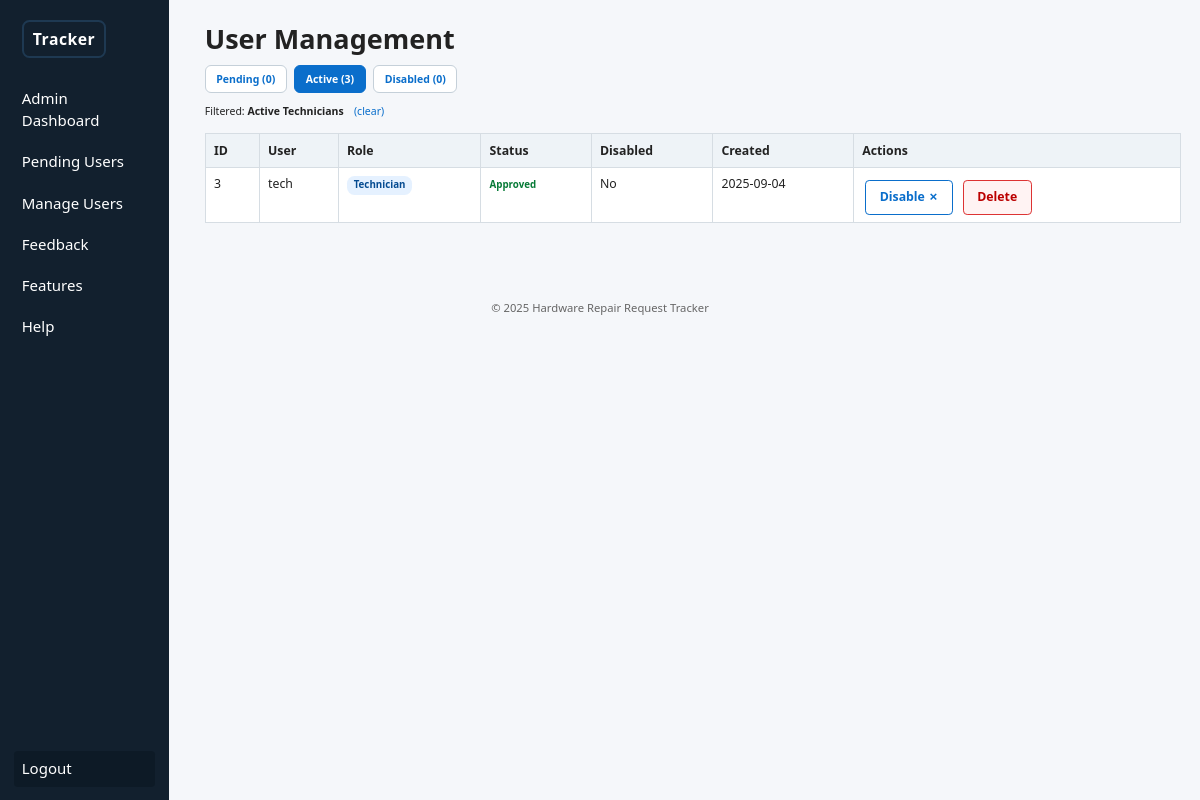
The app's page /admin/users_manage.php?filter=active_techs (signed in) with its own data.
### tables this page shows
CREATE TABLE users (
  user_id INT AUTO_INCREMENT PRIMARY KEY,
  username VARCHAR(50) NOT NULL UNIQUE,
  password VARCHAR(255) NOT NULL,
  role ENUM('admin','user','technician') NOT NULL DEFAULT 'user',
  status ENUM('pending','approved','rejected') NOT NULL DEFAULT 'pending',
  is_disabled TINYINT(1) NOT NULL DEFAULT 0,
  created_at TIMESTAMP DEFAULT CURRENT_TIMESTAMP
);

### admin/users_manage.php (the view, shortened to what this page needs)
<?php require_once __DIR__ . '/../config.php';
require_once __DIR__ . '/../db.php';
$tab = $_GET['tab'] ?? 'active';
$roleFilter = null;
if (isset($_GET['filter'])) {
  if ($_GET['filter'] === 'active_customers') {
    $tab = 'active';
    $roleFilter = 'user';
  } elseif ($_GET['filter'] === 'active_techs') {
    $tab = 'active';
    $roleFilter = 'technician';
  }
}
$baseQuery = "SELECT user_id,username,role,status,is_disabled,created_at FROM users";
switch ($tab) {
  default:
    $q = $baseQuery . " WHERE status='approved' AND (is_disabled=0 OR is_disabled IS NULL)";
    if ($roleFilter) {
      $q .= " AND role='" . $mysqli->real_escape_string($roleFilter) . "'";
    }
    $q .= " ORDER BY created_at DESC";
    $tab = 'active';
}
$users = $mysqli->query($q);
$cntPending = $mysqli->query("SELECT COUNT(*) c FROM users WHERE status='pending'")->fetch_assoc()['c'];
$cntActive = $mysqli->query("SELECT COUNT(*) c FROM users WHERE status='approved' AND (is_disabled=0 OR is_disabled IS NULL)")->fetch_assoc()['c'];
$cntDisabled = $mysqli->query("SELECT COUNT(*) c FROM users WHERE is_disabled=1")->fetch_assoc()['c'];
?>
<?php include __DIR__ . '/../partials/header.php'; ?>
<h1>User Management</h1>
<div class="tabs" style="margin-top:.5rem;margin-bottom:.75rem;display:flex;gap:.5rem;flex-wrap:wrap;">
  <a class="tab-link<?= $tab === 'pending' ? ' active' : '' ?>" href="?tab=pending">Pending (<?= $cntPending ?>)</a>
  <a class="tab-link<?= $tab === 'active' ? ' active' : '' ?>" href="?tab=active">Active (<?= $cntActive ?>)</a>
  <a class="tab-link<?= $tab === 'disabled' ? ' active' : '' ?>" href="?tab=disabled">Disabled (<?= $cntDisabled ?>)</a>
</div>
<?php if ($roleFilter): ?>
  <div style="margin:.3rem 0 .5rem;font-size:.7rem;">Filtered: <strong><?= $roleFilter === 'user' ? 'Active Customers' : 'Active Technicians' ?></strong> <a href="users_manage.php?tab=active" style="margin-left:.5rem;">(clear)</a></div>
<?php endif; ?>
<table class="table">
  <tr>
    <th>ID</th>
    <th>User</th>
    <th>Role</th>
    <th>Status</th>
    <th>Disabled</th>
    <th>Created</th>
    <th>Actions</th>
  </tr>
  <?php while ($u = $users->fetch_assoc()): ?>
    <tr>
      <td><?= $u['user_id'] ?></td>
      <td><?= htmlspecialchars($u['username']) ?></td>
      <td><span class="role-badge role-<?= $u['role'] ?>"><?= $u['role'] ?></span></td>
      <td><span class="status-text status-<?= $u['status'] ?>"><?= $u['status'] ?></span></td>
      <td><?= $u['is_disabled'] ? 'Yes' : 'No' ?></td>
      <td><?= substr($u['created_at'], 0, 10) ?></td>
      <td style="white-space:nowrap;">
        <?php if ($u['role'] != 'admin'): ?>
          <?php if (!$u['is_disabled']): ?>
            <a class="btn outline" href="?disable=<?= $u['user_id'] ?>">Disable ✗</a>
          <?php else: ?>
            <a class="btn" href="?enable=<?= $u['user_id'] ?>">Enable ↺</a>
          <?php endif; ?>
          <a class="btn outline" style="background:#fff3f3;border-color:#d33;color:#b00" href="?delete=<?= $u['user_id'] ?>" onclick="return confirm('Delete user?');">Delete</a>
        <?php endif; ?>
      </td>
    </tr>
  <?php endwhile; ?>
</table>
<?php include __DIR__ . '/../partials/footer.php'; ?>

### assets/css/style.css (style rules this page uses)
* { box-sizing: border-box; font-family: system-ui, -apple-system, Segoe UI, Roboto, sans-serif; margin: 0; padding: 0 }
html { font-size: 15px; }
body { background: #f5f7fa; color: #222; line-height: 1.45; font-size: .9rem; }
a { color: #0a6ecb; text-decoration: none }
button, .btn { display: inline-block; background: #0a6ecb; color: #fff; border: none; padding: .5rem .9rem; border-radius: .28rem; font-size: .82rem; font-weight: 600; cursor: pointer; margin: .3rem .2rem 0; }
.btn.outline { background: #fff; color: #0a6ecb; border: 1px solid #0a6ecb }
.table { width: 100%; border-collapse: collapse; margin: .9rem 0; background: #fff }
.table th, .table td { padding: .5rem .55rem; border: 1px solid #d6dde3; font-size: .82rem; text-align: left; vertical-align: top }
.table th { background: #eef3f7; font-weight: 600 }
.role-badge { display: inline-block; padding: .15rem .45rem; border-radius: .5rem; font-size: .65rem; font-weight: 600; background: #e5e9ef; color: #123; text-transform: capitalize; }
.role-technician { background: #e5f1ff; color: #054b91; }
.status-text { font-size: .65rem; font-weight: 600; text-transform: capitalize; }
.status-approved { color: #067a36; }
.tabs .tab-link { padding: .35rem .7rem; border: 1px solid #c5d0d9; border-radius: .4rem; background: #fff; font-size: .7rem; font-weight: 600; text-decoration: none; }
.tabs .tab-link.active { background: #0a6ecb; color: #fff; border-color: #0a6ecb; }

### records on screen
users: user_id "3", username "tech", role "Technician", status "Approved", is_disabled "No", created_at "2025-09-04"

### other values on screen
$cntPending "0"
$cntActive "3"
$cntDisabled "0"
